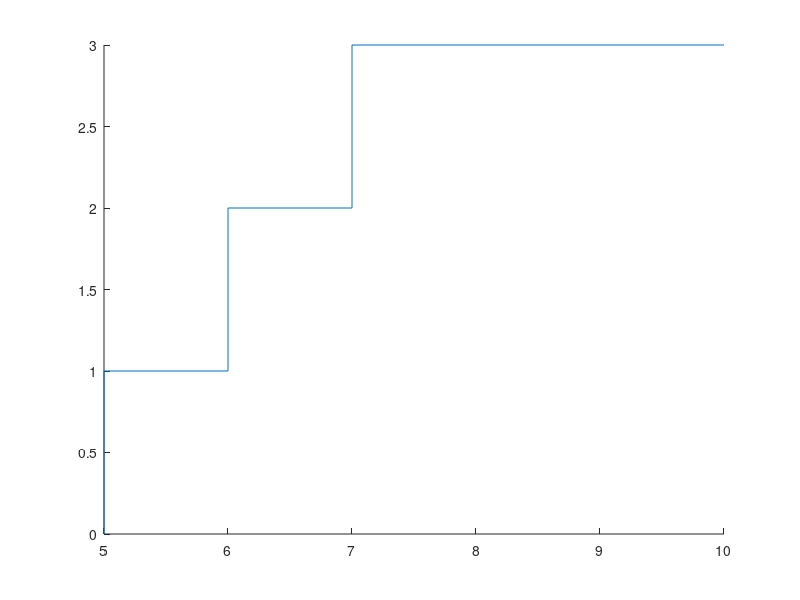

MATLAB code to generate this figure: (Note: this script raises an error after producing the figure.)
%% YPOLOGISTIKH NOHMOSUNH 2021 PTUXIAKH EXETASTIKH
%% NIKOLAOS ISTATIADIS  AEM:9175
clear;
clc;
close all;

%%%%%%%%%%%%%%%%%%%%%%%%%%%%%%%%%%%%%%%%%%%%%%%%%%%%%%%%%%%% CAR CONTROL A

FIS_names = {'First','Final'};





%%%%%%%%%%%%%%%%%%%%%%%%%%%%%%%%%%%%%%%%%%%%%%%%%%%%%%%%%%%%%%%%%%%%%%%%%%
%% EPILOGH ARXIKWN SUNTHIKWN 0 H 1
choise = 0;
% choise = 1;

%% EPILOGH ARXIKWN DIEUTHHNSEWN THETA
theta(1) = 0;
% theta(1) = -45;
%  theta(1) = -90;
%%%%%%%%%%%%%%%%%%%%%%%%%%%%%%%%%%%%%%%%%%%%%%%%%%%%%%%%%%%%%%%%%%%%%%%%%%






%% SHMEIA POU APARTIZOUN TA EMPODIA
x1 = [5 5];
x2 = [5 6];
x3 = [6 6];
x4 = [6 7];
x5 = [7 7];
x6 = [7 10];
y1 = [0 1];
y2 = [1 1];
y3 = [1 2];
y4 = [2 2];
y5 = [2 3];
y6 = [3 3];

%% GRAMMES POU DHMOURGOUN TON XWRO TWN EMPODIWN - POLUPLEURO ME PLEURES a,b,c,d,f,g
figure(1);
a = line(x1,y1);
b = line(x2,y2);
c = line(x3,y3);
d = line(x4,y4);
f = line(x5,y5);
g = line(x6,y6);

%% ARITHMOS MEGISTWN EPANALHPSEWN N GIA TO KRITHRIO TERMATISMOU
N = 1000;

%% AKRIVEIA PROSEGISHS SHMEIOU (xd,yd)
epsilon = 0.1;

%% ARXIKOPOIHSH u,theta,hor,ver,dH,dV KAI T = PERIODOS FUZZY CONTROLLER (sec)
T = 1;
u = 0.05;
vert(1) = 0.3;
dv(1) = 1;
hor(1) = 4.1;
dh(1) = 5 - hor(1);

%% ARXHKOPOIHSH TOU FUZZY LOGIC SYSTEM
if(choise == 0)
    FuzzyCarController = readfis('CAR_CONTROL_A_START.fis');
    option = 'First';
else
    FuzzyCarController = readfis('CAR_CONTROL_A_FINAL.fis');
    option = 'Final';
end

%% EPANALHPTIKH METHODOS EYRESHS THESHS AUTOKINHTOU
for i=2:1:N 
    
    i
    
    %% KRITHRIO TERMATISMOU TO SHMEIO xd
    if(abs(hor(i-1) - 10) < epsilon)
        break;
    end
    
    %% AXIOLOGISH MESO FUZZY LOGIC SYSTEM GIA THN GWNIA THETA KAI TO AN THA
    %% GINEI METAVOLH THS THETA GIA APOFUGH EMPODIWN
    evaluation = evalfis([ dv(i-1) , dh(i-1) , theta(i-1) ],FuzzyCarController );
    
    %% ANADROMIKOS UPOLOGISMOS TWN METAVLHTWN 
    theta(i) = theta(i-1) + evaluation;
    vert(i) = vert(i-1) + u*sind(theta(i))*T;
    hor(i) = hor(i-1) + u*cosd(theta(i))*T;
    
    %% UPOLOGISMOS TWN ORIZODIWN KAI KATHETWN APOSTASEWN APO TA EMPODIA 
    %% ORISTIKAN ME TETOIO TROPO WSTE NA FTANW STO SHMEIO (xd,yd)
    if (vert(i)<2 && hor(i)>5)
        dv(i) = vert(i) - 1;
    elseif (vert(i)<3 && hor(i)>6)
        dv(i) = vert(i) - 2;
    elseif (hor(i) > 7)
        dv(i) = vert(i) - 3;
    else
        dv(i) = 1;
    end
    
    if(hor(i)<5 && vert(i)<1)
        dh(i) = 5 - hor(i);
    elseif(hor(i)<6 && vert(i)<2)
        dh(i) = 6 - hor(i);
    elseif(hor(i)<7 && vert(i)<3)
        dh(i) = 7 - hor(i);
    else
        dh(i) = 1;
    end
    
    %% UPOLOGISMOS TWN ORIWN GIA dH
    if (dh(i) > 1)
        dh(i) = 1;
    end
    if (dh(i)<0)
        dh(i) = 0;
    end
     %% UPOLOGISMOS TWN ORIWN GIA dV
    if (dv(i)>1)
        dv(i) = 1;
    end
    if (dv(i)<0)
        dv(i) = 0;
    end
end   

%% UPOLOGISMOS KATHETOU KAI ORTHOGONIOU SFALMATOS THESHS.
ev = 3.2-vert(i-1);
eh = 10-hor(i-1);

%% SXEDIASH THS POREIAS TOU AUTOKINHTOU ,EMFANISH ORIZODIOU KAI KATHETOU SFALMATOS
figure(1);
hold on;
ax = axis;
ylabel('$Horizontal$','Interpreter','latex','fontsize',15);
xlabel('$Vertical$','Interpreter','latex','fontsize',15);
name = strcat(num2str(FIS_names{choise+1}),', Iterations until Desired Position = ',num2str(i-1),' , Theta = ',num2str(theta(1)),'(deg)');
title(name,'Interpreter','latex','fontsize',15);
plot(hor,vert,'red','LineWidth',2);
plot(10,3.2,'g*')
modtxt1 = sprintf('eH = %2.4f',eh);
text(ax(1)+0.6*(ax(2)-ax(1)),ax(4)-0.15*(ax(4)-ax(3)),modtxt1);
modtxt2= sprintf('eV = %2.4f',ev);
text(ax(1)+0.6*(ax(2)-ax(1)),ax(4)-0.3*(ax(4)-ax(3)),modtxt2);
modtxt3 = sprintf('x_est = %2.4f',hor(i-1));
text(ax(1)+0.6*(ax(2)-ax(1)),ax(4)-0.45*(ax(4)-ax(3)),modtxt3);
modtxt4 = sprintf('y_est = %2.4f',vert(i-1));
text(ax(1)+0.6*(ax(2)-ax(1)),ax(4)-0.6*(ax(4)-ax(3)),modtxt4);

